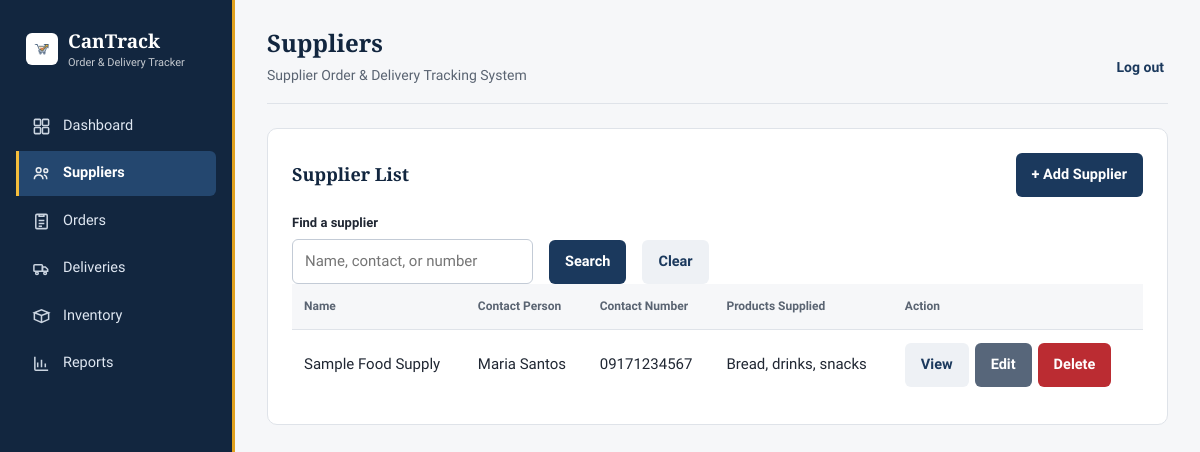
/suppliers.php, run on the app's committed database.
### tables this page shows
CREATE TABLE suppliers (id INT AUTO_INCREMENT PRIMARY KEY, supplier_name VARCHAR(150) NOT NULL, contact_person VARCHAR(120), contact_number VARCHAR(50), address TEXT, products_supplied TEXT, created_at TIMESTAMP DEFAULT CURRENT_TIMESTAMP);

### config/database.php (called while the page is built, shortened)
<?php
function e($value) { return htmlspecialchars((string)$value, ENT_QUOTES, 'UTF-8'); }

### suppliers.php (the view, shortened to what this page needs)
<?php require 'config/database.php';
$page_title = 'Suppliers';
$search = trim($_GET['search'] ?? '');
if ($search !== '') {
    $stmt = $pdo->prepare('SELECT * FROM suppliers WHERE supplier_name LIKE ? OR contact_person LIKE ? OR contact_number LIKE ? ORDER BY supplier_name');
    $stmt->execute(['%' . $search . '%', '%' . $search . '%', '%' . $search . '%']);
    $suppliers = $stmt->fetchAll();
} else $suppliers = $pdo->query('SELECT * FROM suppliers ORDER BY supplier_name')->fetchAll();
require 'includes/header.php'; ?>
<div class="panel">
    <div class="panel-head">
        <h2>Supplier List</h2><a class="btn" href="supplier_add.php">+ Add Supplier</a>
    </div>
    <form class="filter" method="get">
        <div><label>Find a supplier</label><input name="search" value="<?= e($search) ?>" placeholder="Name, contact, or number"></div><button class="btn">Search</button><a class="btn light" href="suppliers.php">Clear</a>
    </form>
    <div class="table-wrap">
        <table>
            <tr>
                <th>Name</th>
                <th>Contact Person</th>
                <th>Contact Number</th>
                <th>Products Supplied</th>
                <th>Action</th>
            </tr><?php foreach ($suppliers as $s): ?><tr>
                    <td><?= e($s['supplier_name']) ?></td>
                    <td><?= e($s['contact_person']) ?></td>
                    <td><?= e($s['contact_number']) ?></td>
                    <td><?= e($s['products_supplied']) ?></td>
                    <td class="actions"><a class="btn light" href="supplier_add.php?id=<?= $s['id'] ?>">View</a><a class="btn secondary" href="supplier_edit.php?id=<?= $s['id'] ?>">Edit</a><a class="btn danger" onclick="return confirm('Delete this supplier?')" href="suppliers.php?delete=<?= $s['id'] ?>">Delete</a></td>
                </tr><?php endforeach; ?>
        </table>
    </div>
</div><?php require 'includes/footer.php'; ?>

### includes/header.php (shortened to what this page needs)
<?php if (!isset($page_title)) $page_title = 'CanTrack';
$current = basename($_SERVER['PHP_SELF']);
function navlink($href, $label, $icon)
{
    global $current;
    $active = in_array($current, is_array($href) ? $href : [$href]) ? ' class="active"' : '';
    $url = is_array($href) ? $href[0] : $href;
    echo '<a href="' . $url . '"' . $active . '>' . $icon . $label . '</a>';
} ?>
<!doctype html>
<html lang="en">
<head>
    <link rel="stylesheet" href="assets/css/style.css">
</head>
<body>
    <aside class="sidebar no-print">
        <div class="brand"><img src="assets/img/logo.png" width="32" height="32" alt="CanTrack"> <span>CanTrack<small>Order & Delivery Tracker</small></span></div>
        <nav>
            <?php navlink('dashboard.php', 'Dashboard', '<svg viewBox="0 0 20 20" fill="none" stroke="currentColor" stroke-width="1.6"><rect x="2.5" y="2.5" width="6.5" height="6.5" rx="1"/><rect x="11" y="2.5" width="6.5" height="6.5" rx="1"/><rect x="2.5" y="11" width="6.5" height="6.5" rx="1"/><rect x="11" y="11" width="6.5" height="6.5" rx="1"/></svg>'); ?>
        </nav>
    </aside>
    <main class="content">
        <header class="topbar">
            <div>
                <h1><?= e($page_title) ?></h1>
                <p>Supplier Order & Delivery Tracking System</p>
            </div>
            <div class="user-chip no-print"><span><?= e($_SESSION['username'] ?? '') ?></span><a href="logout.php">Log out</a></div>
        </header>

### includes/footer.php (shortened to what this page needs)
</main>
</body>
</html>

### assets/css/style.css (style rules this page uses)
:root { --navy: #1b395d; --navy-dark: #12263f; --gold: #e0a11f; --gold-bright: #f4bd3c; --red: #bb2c32; --paper: #f6f7f9; --chalk: #eef1f5; --card: #ffffff; --ink: #202733; --muted: #5a6472; --rule: #dfe3e9; --space-1: 6px; --space-2: 10px; --space-3: 16px; --space-4: 24px; --space-5: 32px; }
* { box-sizing: border-box; }
body { margin: 0; background: var(--paper); color: var(--ink); font-family: "Source Sans 3", "Segoe UI", sans-serif; font-size: 15px; line-height: 1.55; }
h1, h2, h3 { font-family: "Zilla Slab", Georgia, serif; font-weight: 600; color: var(--navy-dark); margin: 0; }
a { color: inherit; }
.sidebar { position: fixed; width: 235px; inset: 0 auto 0 0; background: var(--navy-dark); color: #fff; padding: var(--space-4) var(--space-3); border-right: 3px solid var(--gold); overflow-y: auto; }
.brand { display: flex; gap: var(--space-2); align-items: center; padding: var(--space-1) var(--space-2) var(--space-5); }
.brand img { height: 32px; width: 32px; background: #fff; border-radius: 6px; padding: 3px; flex-shrink: 0; }
.brand span { font-family: "Zilla Slab", Georgia, serif; font-size: 19px; font-weight: 600; line-height: 1.2; }
.brand small { display: block; font-family: "Source Sans 3", sans-serif; font-size: 11px; font-weight: 400; opacity: 0.75; margin-top: 3px; }
.sidebar nav a { color: #dfe7f2; text-decoration: none; display: flex; align-items: center; gap: 12px; border-left: 3px solid transparent; border-radius: 0 6px 6px 0; padding: 11px 13px; margin: 3px 0; font-size: 14.5px; min-height: 44px; transition: background 150ms ease, border-color 150ms ease; }
.sidebar nav svg { width: 19px; height: 19px; flex-shrink: 0; opacity: 0.9; }
.sidebar nav a.active { background: #24476f; border-color: var(--gold-bright); color: #fff; font-weight: 600; }
.content { margin-left: 235px; padding: var(--space-4) var(--space-5); max-width: 1450px; }
.topbar { margin-bottom: var(--space-4); border-bottom: 1px solid var(--rule); padding-bottom: var(--space-3); display: flex; justify-content: space-between; align-items: flex-end; flex-wrap: wrap; gap: var(--space-3); }
.topbar h1 { font-size: 24px; margin-bottom: 4px; }
.topbar p { margin: 0; color: var(--muted); font-size: 14px; }
.user-chip { display: flex; align-items: center; gap: 14px; font-size: 14px; color: var(--muted); }
.user-chip a { color: var(--navy); text-decoration: none; font-weight: 600; padding: 8px 4px; }
.panel { background: var(--card); border: 1px solid var(--rule); border-radius: 10px; padding: var(--space-4); margin-bottom: var(--space-4); }
.panel-head { display: flex; justify-content: space-between; align-items: center; gap: var(--space-3); flex-wrap: wrap; margin-bottom: var(--space-3); }
.panel h2 { font-size: 18px; }
.btn { display: inline-flex; align-items: center; justify-content: center; min-height: 44px; background: var(--navy); color: #fff; border: 0; border-radius: 6px; padding: 0 16px; text-decoration: none; cursor: pointer; font: inherit; font-size: 14.5px; font-weight: 600; transition: background 150ms ease; }
.btn.secondary { background: #57667a; }
.btn.danger { background: var(--red); }
.btn.light { background: var(--chalk); color: var(--navy); }
.table-wrap { overflow: auto; }
table { width: 100%; border-collapse: collapse; }
th, td { padding: 13px 12px; text-align: left; border-bottom: 1px solid var(--rule); }
th { color: var(--muted); font-size: 12px; font-weight: 600; text-transform: none; background: var(--paper); }
tr:last-child td { border-bottom: 0; }
label { display: block; font-weight: 600; margin-bottom: 6px; font-size: 14px; }
input, select, textarea { width: 100%; min-height: 44px; border: 1px solid #c3cbd6; border-radius: 6px; padding: 10px 12px; font: inherit; background: #fff; color: var(--ink); }
.filter { display: flex; align-items: end; gap: var(--space-3); flex-wrap: wrap; }
.filter > div { min-width: 160px; }
.filter label { font-size: 13px; }
.actions { display: flex; gap: 6px; flex-wrap: wrap; }

### data on the page
suppliers: supplier_name "Sample Food Supply", contact_person "Maria Santos", contact_number "09171234567", products_supplied "Bread, drinks, snacks"

### other printed values
$label "Dashboard Suppliers Orders Deliveries Inventory Reports"
$page_title "Suppliers"
